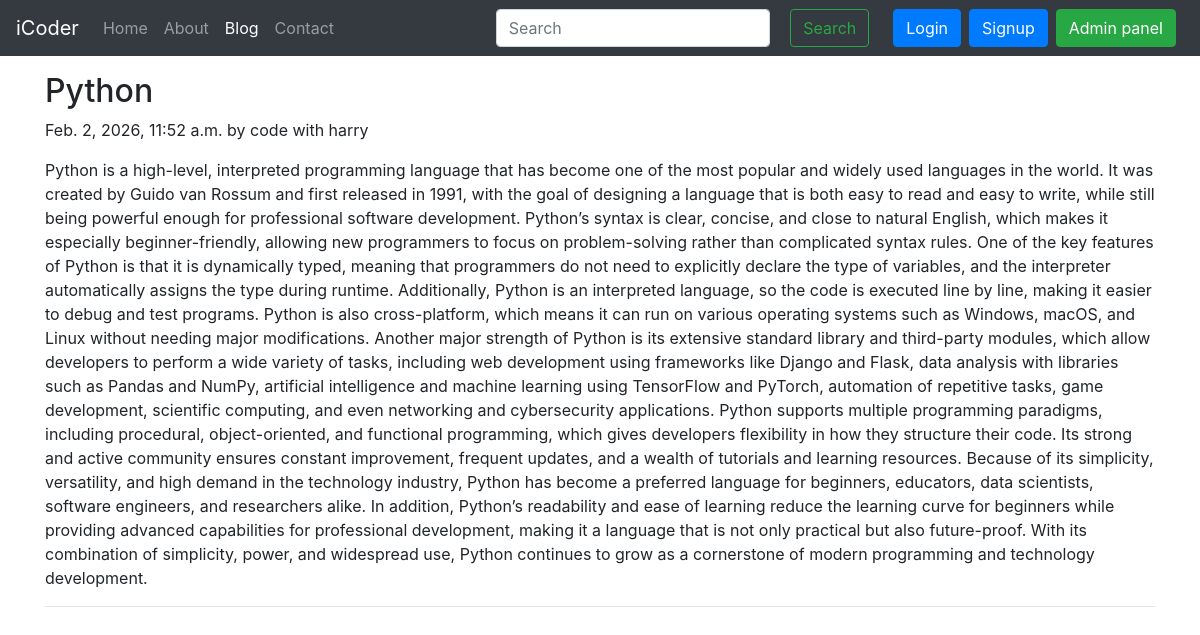
The app's page /blog/blogpost/code-with-harry/ with its own data.
### blog/models.py (models this page shows)
class Post(models.Model):
    sno = models.AutoField(primary_key=True)
    title = models.CharField(max_length=266)
    content = models.TextField()
    author = models.CharField(max_length=15)
    slug = models.CharField(max_length=130)
    timestamp = models.DateTimeField(blank=True)

### blog/views.py (the view)
# urls.py: path('blogpost/<slug:slug>/', views.blogPost, name="blogPost"),
def blogPost(request, slug):
    post = get_object_or_404(Post, slug=slug)
    return render(request, "blog/blogPost.html", {'post': post})

### templates/blog/blogPost.html (shortened to what this page needs)
{% extends 'base.html' %}
{% block blogactive %} active {% endblock blogactive%}
{% block body %}
<div class="container my-3">
    <h2 class="blog-post-title">{{post.title}}</h2>
    <p class="blog-post-meta">{{post.timestamp}} by <a href"/about"> {{post.author}} </a> </p>
    <p> {{post.content}} </p>
    <hr>
</div>
{% endblock body %}

### records on screen
Post: title "Python", timestamp "Feb. 2, 2026, 11:52 a.m.", author "code with harry", content "Python is a high-level, interpreted programming language that has become one of the most popular and widely used languages in the world. It was created by Guido van Rossum and first released in 1991, with the goal of designing a language that is both easy to read and easy to write, while still being powerful enough for professional software development. Python’s syntax is clear, concise, and close to natural English, which makes it especially beginner-friendly, allowing new programmers to focus on problem-solving rather than complicated syntax rules. One of the key features of Python is that it is dynamically typed, meaning that programmers do not need to explicitly declare the type of…"
